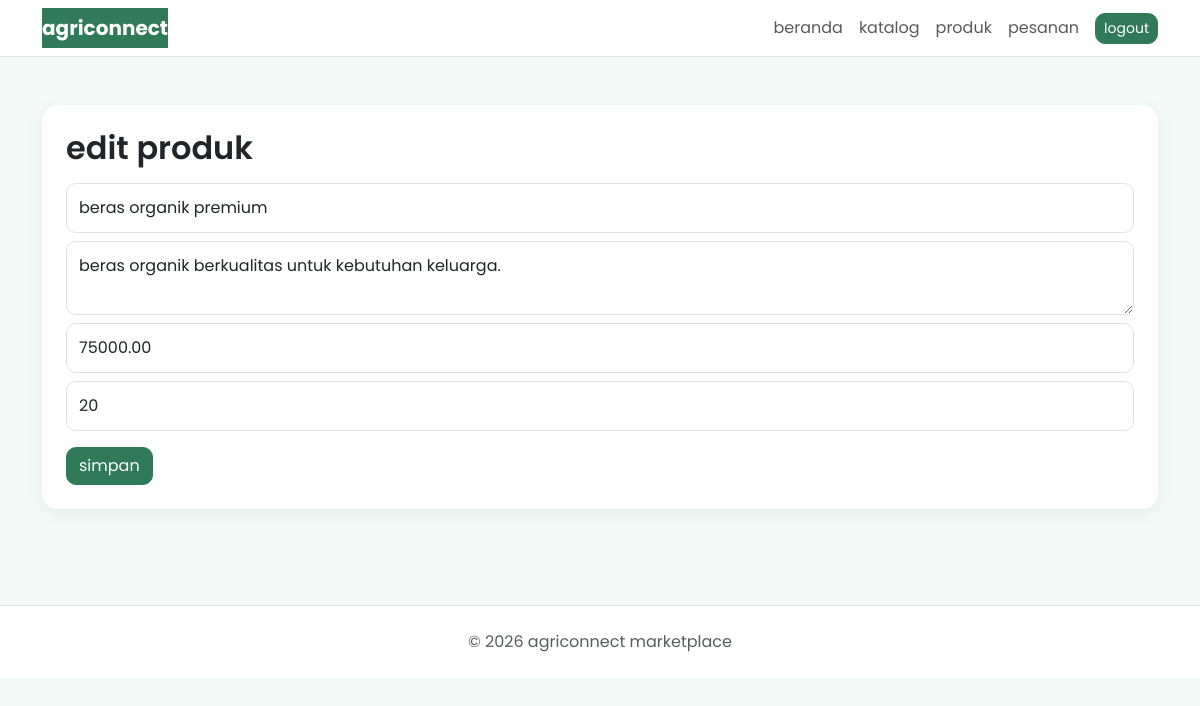
Screenshot of /seller/product_form.php?id=1 (signed in) with the database file from the repository.
### tables this page shows
create table products (
    id int auto_increment primary key,
    seller_id int not null,
    name varchar(100) not null,
    description text,
    price decimal(12,2) not null,
    stock int not null default 0,
    image varchar(255),
    status enum('tersedia','habis') default 'tersedia',
    created_at timestamp default current_timestamp,
    updated_at timestamp default current_timestamp on update current_timestamp,
    foreign key (seller_id) references users(id) on delete cascade
);

### seller/product_form.php (the view, shortened to what this page needs)
<?php
require '../includes/auth.php'; require_login('penjual'); require '../config/database.php';
$id=(int)($_GET['id']??0);$p=['name'=>'','description'=>'','price'=>'','stock'=>0,'status'=>'tersedia'];
if($id){$s=$pdo->prepare("select * from products where id=? and seller_id=?");$s->execute([$id,$_SESSION['user']['id']]);$p=$s->fetch();if(!$p)die('produk tidak ditemukan');}
include '../includes/header.php';include '../includes/navbar.php';?>
<div class="container py-5"><div class="card p-4"><h2><?=$id?'edit':'tambah'?> produk</h2><form method="post"><input class="form-control my-2" name="name" value="<?=htmlspecialchars($p['name'])?>" placeholder="nama produk" required><textarea class="form-control my-2" name="description" placeholder="deskripsi"><?=htmlspecialchars($p['description'])?></textarea><input class="form-control my-2" type="number" name="price" value="<?=$p['price']?>" placeholder="harga" required><input class="form-control my-2" type="number" name="stock" value="<?=$p['stock']?>" placeholder="stok" required><button class="btn btn-primary mt-2">simpan</button></form></div></div><?php include '../includes/footer.php';?>

### assets/css/style.css (style rules this page uses)
body { font-family:'Poppins',sans-serif;background:#f1faf6;color:#000 }
.text-primary,.btn-primary { color:#fff!important;background:#307a59!important;border-color:#307a59!important }
.card { border:0;border-radius:16px;box-shadow:0 4px 18px rgba(0,0,0,.06) }
h2,h3 { font-weight:600 }
.form-control,.form-select { border-radius:10px;padding:12px }
.btn { border-radius:10px }

### rows the page displays
products: name "beras organik premium", description "beras organik berkualitas untuk kebutuhan keluarga.", price "75000.00", stock "20"
